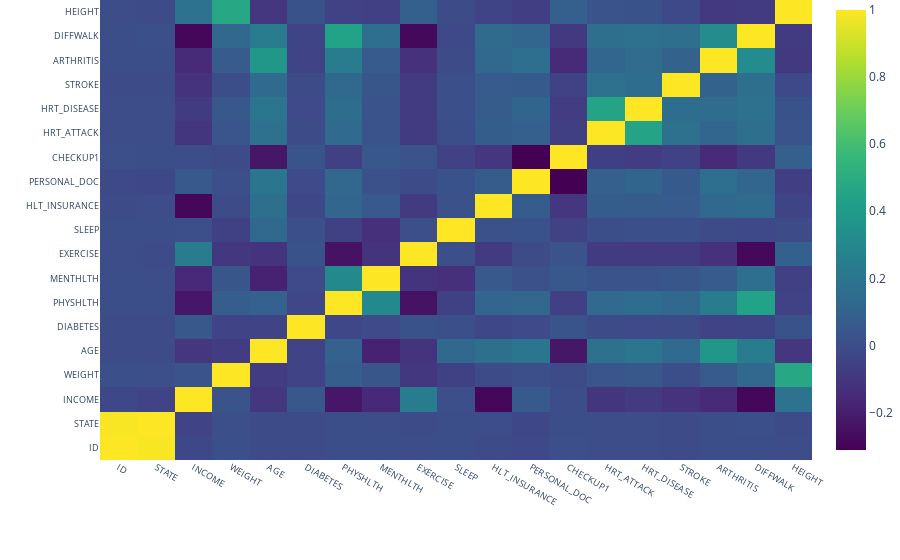

Notebook code cell kept with this figure:
### Code cell
correlation_plot()

### Figure 1 — Plotly figure (JSON) as saved in the notebook; plotly's stock layout.template omitted (floating-point values rounded to 4 significant figures; data arrays with more than 128 entries replaced by an {"elided": "..."} marker saying what was removed)
{"data": [{"colorscale": [[0, "#440154"], [0.1111, "#482878"], [0.2222, "#3e4989"], [0.3333, "#31688e"], [0.4444, "#26828e"], [0.5556, "#1f9e89"], [0.6667, "#35b779"], [0.7778, "#6ece58"], [0.8889, "#b5de2b"], [1, "#fde725"]], "type": "heatmap", "x": ["ID", "STATE", "INCOME", "WEIGHT", "AGE", "DIABETES", "PHYSHLTH", "MENTHLTH", "EXERCISE", "SLEEP", "HLT_INSURANCE", "PERSONAL_DOC", "CHECKUP1", "HRT_ATTACK", "HRT_DISEASE", "STROKE", "ARTHRITIS", "DIFFWALK", "HEIGHT"], "y": ["ID", "STATE", "INCOME", "WEIGHT", "AGE", "DIABETES", "PHYSHLTH", "MENTHLTH", "EXERCISE", "SLEEP", "HLT_INSURANCE", "PERSONAL_DOC", "CHECKUP1", "HRT_ATTACK", "HRT_DISEASE", "STROKE", "ARTHRITIS", "DIFFWALK", "HEIGHT"], "z": {"elided": "19x19 float values"}}], "layout": {"margin": {"b": 100, "l": 100, "r": 0, "t": 0}, "title": {"text": "Correlation Matrix for variables"}, "xaxis": {"tickfont": {"size": 9}}, "yaxis": {"tickfont": {"size": 9}}}}
